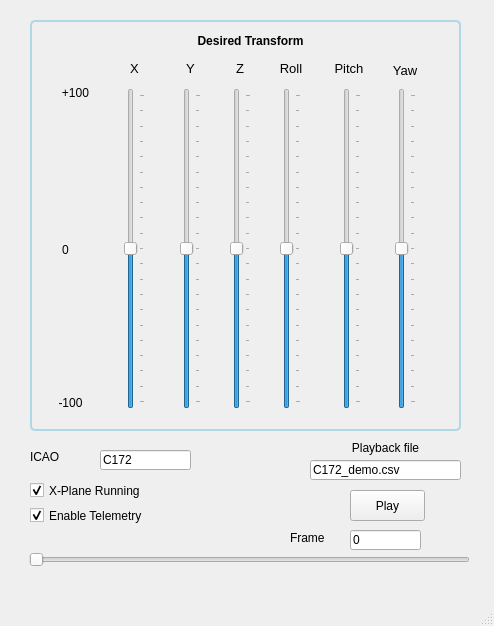
<?xml version="1.0" encoding="UTF-8"?>
<ui version="4.0">
 <class>MainWindow</class>
 <widget class="QMainWindow" name="MainWindow">
  <property name="geometry">
   <rect>
    <x>0</x>
    <y>0</y>
    <width>494</width>
    <height>626</height>
   </rect>
  </property>
  <property name="windowTitle">
   <string>MainWindow</string>
  </property>
  <widget class="QWidget" name="centralwidget">
   <widget class="QGroupBox" name="ControlGroupbox">
    <property name="geometry">
     <rect>
      <x>30</x>
      <y>20</y>
      <width>431</width>
      <height>411</height>
     </rect>
    </property>
    <property name="styleSheet">
     <string notr="true">QGroupBox {
    border: 2px solid lightblue;
    border-radius: 5px;
    padding: 5px;
}
</string>
    </property>
    <property name="title">
     <string/>
    </property>
    <property name="flat">
     <bool>false</bool>
    </property>
    <widget class="QSlider" name="sld_gain_0">
     <property name="geometry">
      <rect>
       <x>94</x>
       <y>68</y>
       <width>21</width>
       <height>321</height>
      </rect>
     </property>
     <property name="minimum">
      <number>-100</number>
     </property>
     <property name="maximum">
      <number>100</number>
     </property>
     <property name="value">
      <number>0</number>
     </property>
     <property name="orientation">
      <enum>Qt::Vertical</enum>
     </property>
     <property name="tickPosition">
      <enum>QSlider::TicksBelow</enum>
     </property>
    </widget>
    <widget class="QSlider" name="sld_gain_3">
     <property name="geometry">
      <rect>
       <x>250</x>
       <y>68</y>
       <width>21</width>
       <height>321</height>
      </rect>
     </property>
     <property name="minimum">
      <number>-100</number>
     </property>
     <property name="maximum">
      <number>100</number>
     </property>
     <property name="value">
      <number>0</number>
     </property>
     <property name="orientation">
      <enum>Qt::Vertical</enum>
     </property>
     <property name="tickPosition">
      <enum>QSlider::TicksBelow</enum>
     </property>
    </widget>
    <widget class="QSlider" name="sld_gain_1">
     <property name="geometry">
      <rect>
       <x>150</x>
       <y>68</y>
       <width>21</width>
       <height>321</height>
      </rect>
     </property>
     <property name="minimum">
      <number>-100</number>
     </property>
     <property name="maximum">
      <number>100</number>
     </property>
     <property name="value">
      <number>0</number>
     </property>
     <property name="orientation">
      <enum>Qt::Vertical</enum>
     </property>
     <property name="tickPosition">
      <enum>QSlider::TicksBelow</enum>
     </property>
    </widget>
    <widget class="QSlider" name="sld_gain_2">
     <property name="geometry">
      <rect>
       <x>200</x>
       <y>68</y>
       <width>21</width>
       <height>321</height>
      </rect>
     </property>
     <property name="minimum">
      <number>-100</number>
     </property>
     <property name="maximum">
      <number>100</number>
     </property>
     <property name="value">
      <number>0</number>
     </property>
     <property name="orientation">
      <enum>Qt::Vertical</enum>
     </property>
     <property name="tickPosition">
      <enum>QSlider::TicksBelow</enum>
     </property>
    </widget>
    <widget class="QSlider" name="sld_gain_4">
     <property name="geometry">
      <rect>
       <x>310</x>
       <y>68</y>
       <width>21</width>
       <height>321</height>
      </rect>
     </property>
     <property name="minimum">
      <number>-100</number>
     </property>
     <property name="maximum">
      <number>100</number>
     </property>
     <property name="value">
      <number>0</number>
     </property>
     <property name="orientation">
      <enum>Qt::Vertical</enum>
     </property>
     <property name="tickPosition">
      <enum>QSlider::TicksBelow</enum>
     </property>
    </widget>
    <widget class="QSlider" name="sld_gain_5">
     <property name="geometry">
      <rect>
       <x>365</x>
       <y>68</y>
       <width>21</width>
       <height>321</height>
      </rect>
     </property>
     <property name="minimum">
      <number>-100</number>
     </property>
     <property name="maximum">
      <number>100</number>
     </property>
     <property name="value">
      <number>0</number>
     </property>
     <property name="orientation">
      <enum>Qt::Vertical</enum>
     </property>
     <property name="tickPosition">
      <enum>QSlider::TicksBelow</enum>
     </property>
    </widget>
    <widget class="QLabel" name="label_5">
     <property name="geometry">
      <rect>
       <x>10</x>
       <y>375</y>
       <width>61</width>
       <height>16</height>
      </rect>
     </property>
     <property name="text">
      <string>-100</string>
     </property>
     <property name="alignment">
      <set>Qt::AlignCenter</set>
     </property>
    </widget>
    <widget class="QLabel" name="label_6">
     <property name="geometry">
      <rect>
       <x>20</x>
       <y>65</y>
       <width>51</width>
       <height>16</height>
      </rect>
     </property>
     <property name="text">
      <string>+100</string>
     </property>
     <property name="alignment">
      <set>Qt::AlignCenter</set>
     </property>
    </widget>
    <widget class="QLabel" name="label_3">
     <property name="geometry">
      <rect>
       <x>20</x>
       <y>220</y>
       <width>31</width>
       <height>20</height>
      </rect>
     </property>
     <property name="text">
      <string>0</string>
     </property>
     <property name="alignment">
      <set>Qt::AlignCenter</set>
     </property>
    </widget>
    <widget class="QLabel" name="label">
     <property name="geometry">
      <rect>
       <x>100</x>
       <y>40</y>
       <width>21</width>
       <height>16</height>
      </rect>
     </property>
     <property name="font">
      <font>
       <pointsize>10</pointsize>
       <weight>50</weight>
       <bold>false</bold>
      </font>
     </property>
     <property name="text">
      <string>X</string>
     </property>
    </widget>
    <widget class="QLabel" name="label_7">
     <property name="geometry">
      <rect>
       <x>156</x>
       <y>40</y>
       <width>20</width>
       <height>16</height>
      </rect>
     </property>
     <property name="font">
      <font>
       <pointsize>10</pointsize>
       <weight>50</weight>
       <bold>false</bold>
      </font>
     </property>
     <property name="text">
      <string>Y</string>
     </property>
    </widget>
    <widget class="QLabel" name="label_8">
     <property name="geometry">
      <rect>
       <x>206</x>
       <y>40</y>
       <width>20</width>
       <height>16</height>
      </rect>
     </property>
     <property name="font">
      <font>
       <pointsize>10</pointsize>
       <weight>50</weight>
       <bold>false</bold>
      </font>
     </property>
     <property name="text">
      <string>Z</string>
     </property>
    </widget>
    <widget class="QLabel" name="label_9">
     <property name="geometry">
      <rect>
       <x>236</x>
       <y>40</y>
       <width>50</width>
       <height>16</height>
      </rect>
     </property>
     <property name="font">
      <font>
       <pointsize>10</pointsize>
       <weight>50</weight>
       <bold>false</bold>
      </font>
     </property>
     <property name="text">
      <string>Roll</string>
     </property>
     <property name="alignment">
      <set>Qt::AlignCenter</set>
     </property>
    </widget>
    <widget class="QLabel" name="label_10">
     <property name="geometry">
      <rect>
       <x>294</x>
       <y>40</y>
       <width>50</width>
       <height>16</height>
      </rect>
     </property>
     <property name="font">
      <font>
       <pointsize>10</pointsize>
       <weight>50</weight>
       <bold>false</bold>
      </font>
     </property>
     <property name="text">
      <string>Pitch</string>
     </property>
     <property name="alignment">
      <set>Qt::AlignCenter</set>
     </property>
    </widget>
    <widget class="QLabel" name="label_11">
     <property name="geometry">
      <rect>
       <x>350</x>
       <y>40</y>
       <width>50</width>
       <height>20</height>
      </rect>
     </property>
     <property name="font">
      <font>
       <pointsize>10</pointsize>
       <weight>50</weight>
       <bold>false</bold>
      </font>
     </property>
     <property name="text">
      <string>Yaw</string>
     </property>
     <property name="alignment">
      <set>Qt::AlignCenter</set>
     </property>
    </widget>
    <widget class="QLabel" name="label_12">
     <property name="geometry">
      <rect>
       <x>130</x>
       <y>0</y>
       <width>181</width>
       <height>41</height>
      </rect>
     </property>
     <property name="font">
      <font>
       <weight>75</weight>
       <bold>true</bold>
      </font>
     </property>
     <property name="text">
      <string>Desired Transform</string>
     </property>
     <property name="alignment">
      <set>Qt::AlignCenter</set>
     </property>
     <property name="wordWrap">
      <bool>true</bool>
     </property>
    </widget>
   </widget>
   <widget class="QLabel" name="label_2">
    <property name="geometry">
     <rect>
      <x>30</x>
      <y>450</y>
      <width>47</width>
      <height>14</height>
     </rect>
    </property>
    <property name="text">
     <string>ICAO</string>
    </property>
   </widget>
   <widget class="QLineEdit" name="txt_icao">
    <property name="geometry">
     <rect>
      <x>100</x>
      <y>450</y>
      <width>91</width>
      <height>20</height>
     </rect>
    </property>
    <property name="text">
     <string>C172</string>
    </property>
   </widget>
   <widget class="QCheckBox" name="chk_xplane_running">
    <property name="geometry">
     <rect>
      <x>30</x>
      <y>480</y>
      <width>251</width>
      <height>21</height>
     </rect>
    </property>
    <property name="text">
     <string>X-Plane Running</string>
    </property>
    <property name="checkable">
     <bool>true</bool>
    </property>
    <property name="checked">
     <bool>true</bool>
    </property>
   </widget>
   <widget class="QCheckBox" name="chk_enable_telemetry">
    <property name="geometry">
     <rect>
      <x>30</x>
      <y>500</y>
      <width>231</width>
      <height>31</height>
     </rect>
    </property>
    <property name="text">
     <string>Enable Telemetry</string>
    </property>
    <property name="checked">
     <bool>true</bool>
    </property>
   </widget>
   <widget class="QLabel" name="label_4">
    <property name="geometry">
     <rect>
      <x>310</x>
      <y>440</y>
      <width>151</width>
      <height>16</height>
     </rect>
    </property>
    <property name="text">
     <string>Playback file</string>
    </property>
    <property name="alignment">
     <set>Qt::AlignCenter</set>
    </property>
   </widget>
   <widget class="QLineEdit" name="txt_playback">
    <property name="geometry">
     <rect>
      <x>310</x>
      <y>460</y>
      <width>151</width>
      <height>20</height>
     </rect>
    </property>
    <property name="text">
     <string>C172_demo.csv</string>
    </property>
   </widget>
   <widget class="QPushButton" name="btn_playback">
    <property name="geometry">
     <rect>
      <x>350</x>
      <y>490</y>
      <width>75</width>
      <height>31</height>
     </rect>
    </property>
    <property name="text">
     <string>Play</string>
    </property>
   </widget>
   <widget class="QSlider" name="sld_record">
    <property name="geometry">
     <rect>
      <x>29</x>
      <y>550</y>
      <width>441</width>
      <height>20</height>
     </rect>
    </property>
    <property name="maximum">
     <number>10000</number>
    </property>
    <property name="orientation">
     <enum>Qt::Horizontal</enum>
    </property>
   </widget>
   <widget class="QLineEdit" name="txt_recno">
    <property name="geometry">
     <rect>
      <x>350</x>
      <y>530</y>
      <width>71</width>
      <height>20</height>
     </rect>
    </property>
    <property name="text">
     <string>0</string>
    </property>
   </widget>
   <widget class="QLabel" name="label_13">
    <property name="geometry">
     <rect>
      <x>290</x>
      <y>530</y>
      <width>51</width>
      <height>16</height>
     </rect>
    </property>
    <property name="text">
     <string>Frame</string>
    </property>
   </widget>
  </widget>
  <widget class="QMenuBar" name="menubar">
   <property name="geometry">
    <rect>
     <x>0</x>
     <y>0</y>
     <width>494</width>
     <height>22</height>
    </rect>
   </property>
  </widget>
  <widget class="QStatusBar" name="statusbar"/>
 </widget>
 <resources/>
 <connections/>
</ui>
